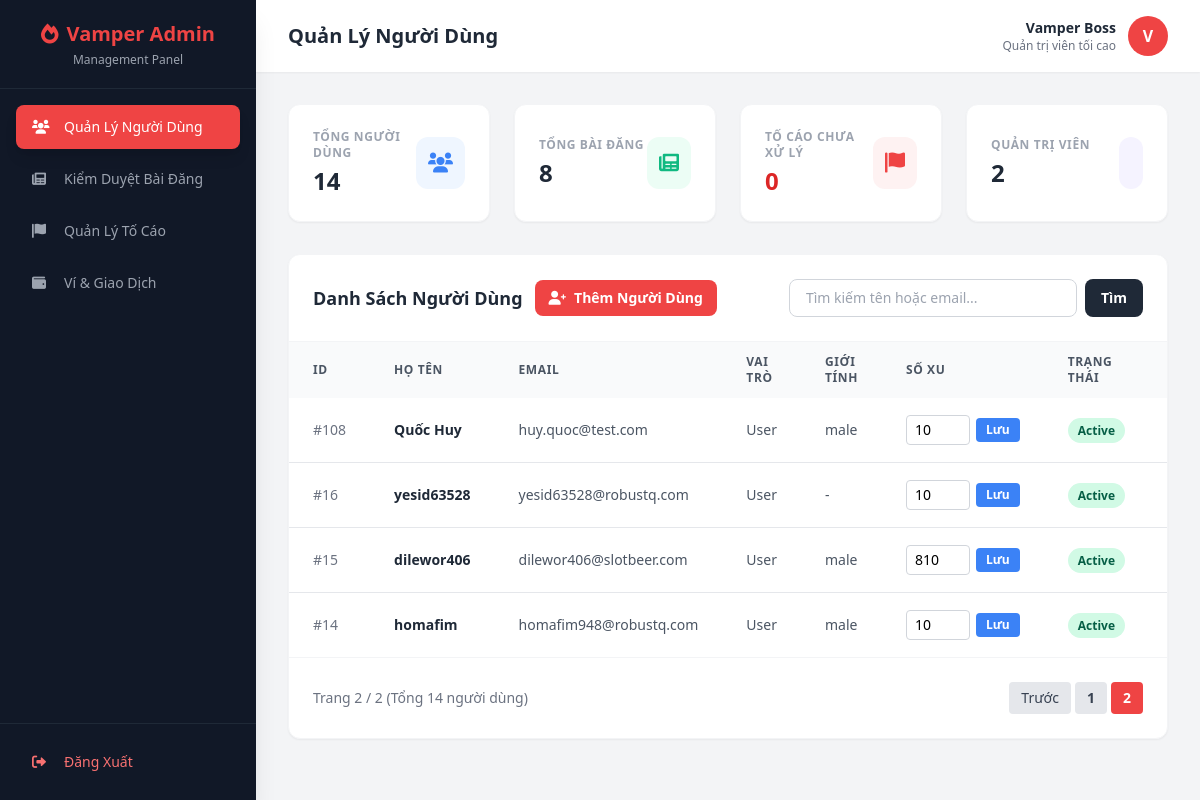
Page /backend_api/admin.php?tab=users&page=2 (signed in) on the committed database.
### tables this page shows
CREATE TABLE `users` (
  `id` int NOT NULL,
  `full_name` varchar(100) NOT NULL,
  `email` varchar(100) NOT NULL,
  `role` enum('user','admin') NOT NULL DEFAULT 'user',
  `password` varchar(255) NOT NULL,
  `phone` varchar(20) DEFAULT NULL,
  `gender` enum('male','female','other') DEFAULT NULL,
  `date_of_birth` date DEFAULT NULL,
  `bio` text,
  `profile_photo` varchar(255) DEFAULT NULL,
  `location` varchar(100) DEFAULT NULL,
  `latitude` decimal(10,8) DEFAULT NULL,
  `longitude` decimal(11,8) DEFAULT NULL,
  `is_verified` tinyint(1) NOT NULL DEFAULT '0',
  `email_verified` tinyint(1) NOT NULL DEFAULT '0',
  `coins` int DEFAULT '10',
  `is_active` tinyint(1) DEFAULT '1',
  `created_at` timestamp NOT NULL DEFAULT CURRENT_TIMESTAMP,
  `updated_at` timestamp NOT NULL DEFAULT CURRENT_TIMESTAMP ON UPDATE CURRENT_TIMESTAMP
);

### backend_api/admin.php (the view, shortened to what the rows shown need)
<?php
$host = "localhost";
$db_name = "vamper_social";
$username = "root";
$password = "";
try {
    $db = new PDO("mysql:host=$host;dbname=$db_name;charset=utf8mb4", $username, $password);
    $db->setAttribute(PDO::ATTR_ERRMODE, PDO::ERRMODE_EXCEPTION);
} catch (PDOException $e) {
    die("Database Connection Error: " . $e->getMessage());
}
$tab = $_GET['tab'] ?? 'users';
$search = trim($_GET['search'] ?? '');
$page = max(1, intval($_GET['page'] ?? 1));
$limit = 10;
$offset = ($page - 1) * $limit;
$error = '';
$isAdminLoggedIn = isset($_SESSION['admin_logged_in']) && $_SESSION['admin_logged_in'] === true;
?>
<!DOCTYPE html>
<html lang="vi">
<head>
    <link href="https://cdn.jsdelivr.net/npm/tailwindcss@2.2.19/dist/tailwind.min.css" rel="stylesheet">
    <link rel="stylesheet" href="https://cdnjs.cloudflare.com/ajax/libs/font-awesome/6.0.0/css/all.min.css">
</head>
<body class="bg-gray-100 font-sans">
<?php if (!$isAdminLoggedIn): ?>
    <div class="min-h-screen flex items-center justify-center bg-gradient-to-br from-pink-500 to-red-600 px-4">
        <div class="bg-white p-8 rounded-2xl shadow-2xl w-full max-w-md">
            <div class="text-center mb-8">
                <div class="inline-block p-3 bg-red-100 rounded-full text-red-500 text-3xl mb-3">
                    <i class="fa-solid fa-heart-pulse"></i>
                </div>
                <h1 class="text-2xl font-bold text-gray-800">Vamper Admin Portal</h1>
                <p class="text-gray-500 text-sm mt-1">Đăng nhập để quản lý hệ thống</p>
            </div>
            <?php if ($error): ?>
                <div class="mb-4 p-3 bg-red-50 border-l-4 border-red-500 text-red-700 text-sm rounded">
                    <?= htmlspecialchars($error) ?>
                </div>
            <?php endif; ?>
            <form method="POST" class="space-y-4">
                <div>
                    <label class="block text-gray-700 text-sm font-semibold mb-2">Email Admin</label>
                    <input type="email" name="email" required class="w-full px-4 py-3 border border-gray-300 rounded-lg focus:outline-none focus:ring-2 focus:ring-red-500 text-sm" placeholder="admin@vamper.com">
                </div>
                <div>
                    <label class="block text-gray-700 text-sm font-semibold mb-2">Mật khẩu</label>
                    <input type="password" name="password" required class="w-full px-4 py-3 border border-gray-300 rounded-lg focus:outline-none focus:ring-2 focus:ring-red-500 text-sm" placeholder="••••••••">
                </div>
                <button type="submit" name="login" class="w-full py-3 bg-red-500 text-white font-semibold rounded-lg shadow-md hover:bg-red-600 transition duration-200">
                    Đăng Nhập Quản Trị
                </button>
            </form>
        </div>
    </div>
<?php else:
    try {
        $db->exec("CREATE TABLE IF NOT EXISTS reports (
            id INT AUTO_INCREMENT PRIMARY KEY,
            reporter_id INT NOT NULL,
            target_type VARCHAR(50) DEFAULT 'post',
            target_id INT NOT NULL,
            reason VARCHAR(255) NOT NULL,
            description TEXT NULL,
            status VARCHAR(50) DEFAULT 'pending',
            created_at TIMESTAMP DEFAULT CURRENT_TIMESTAMP
        ) ENGINE=InnoDB DEFAULT CHARSET=utf8mb4 COLLATE=utf8mb4_unicode_ci;");
        $db->exec("CREATE TABLE IF NOT EXISTS settings (
            `key` VARCHAR(255) PRIMARY KEY,
            `value` TEXT NOT NULL
        ) ENGINE=InnoDB DEFAULT CHARSET=utf8mb4 COLLATE=utf8mb4_unicode_ci;");
        $db->exec("CREATE TABLE IF NOT EXISTS transactions (
            id INT AUTO_INCREMENT PRIMARY KEY,
            user_id INT NOT NULL,
            amount_usd DECIMAL(10,2) NOT NULL,
            coins INT NOT NULL,
            gateway VARCHAR(50) DEFAULT 'PayPal',
            status VARCHAR(50) DEFAULT 'completed',
            created_at TIMESTAMP DEFAULT CURRENT_TIMESTAMP
        ) ENGINE=InnoDB DEFAULT CHARSET=utf8mb4 COLLATE=utf8mb4_unicode_ci;");
    } catch (Exception $e) {}
    if ($search) {
        $countStmt = $db->prepare("SELECT COUNT(*) FROM users WHERE full_name LIKE :s OR email LIKE :s");
        $like = "%$search%";
        $countStmt->bindParam(':s', $like);
        $countStmt->execute();
        $totalUsers = $countStmt->fetchColumn();
        $stmtUsers = $db->prepare("SELECT id, full_name, email, role, gender, coins, is_active, created_at FROM users WHERE full_name LIKE :s OR email LIKE :s ORDER BY created_at DESC LIMIT :limit OFFSET :offset");
        $stmtUsers->bindValue(':s', $like, PDO::PARAM_STR);
        $stmtUsers->bindValue(':limit', $limit, PDO::PARAM_INT);
        $stmtUsers->bindValue(':offset', $offset, PDO::PARAM_INT);
        $stmtUsers->execute();
    } else {
        $stmtUsers = $db->prepare("SELECT id, full_name, email, role, gender, coins, is_active, created_at FROM users ORDER BY created_at DESC LIMIT :limit OFFSET :offset");
        $stmtUsers->bindValue(':limit', $limit, PDO::PARAM_INT);
        $stmtUsers->bindValue(':offset', $offset, PDO::PARAM_INT);
        $stmtUsers->execute();
    }
    $users = $stmtUsers->fetchAll(PDO::FETCH_ASSOC);
?>
    <div class="flex h-screen overflow-hidden bg-gray-100">
        <div id="sidebar" class="fixed inset-y-0 left-0 z-50 w-64 bg-gray-900 text-white flex flex-col shadow-xl transform -translate-x-full md:translate-x-0 md:static md:inset-auto transition duration-300 ease-in-out">
            <div class="p-5 text-center border-b border-gray-800 flex justify-between items-center md:block">
                <h2 class="text-xl font-bold text-red-500 flex items-center justify-center gap-2">
                    <i class="fa-solid fa-fire"></i> Vamper Admin
                </h2>
            </div>
        </div>
        <div class="flex-1 flex flex-col overflow-y-auto">
            <header class="bg-white shadow-sm px-4 md:px-8 py-4 flex justify-between items-center sticky top-0 z-30">
                <div class="flex items-center gap-3">
                    <h1 class="text-base md:text-xl font-bold text-gray-800 truncate">
                        <?= $tab === 'users' ? 'Quản Lý Người Dùng' : ($tab === 'posts' ? 'Kiểm Duyệt Bài Đăng' : ($tab === 'reports' ? 'Quản Lý Tố Cáo' : 'Ví & Giao Dịch Tài Chính')) ?>
                    </h1>
                </div>
            </header>
            <main class="p-4 md:p-8 flex-1">
                <?php if ($tab === 'users'): ?>
                    <div class="bg-white rounded-xl shadow-sm border border-gray-100 overflow-hidden mb-8">
                        <div class="overflow-x-auto">
                            <table class="w-full text-left border-collapse min-w-[800px]">
                                <thead>
                                    <tr class="bg-gray-50 text-gray-600 text-xs uppercase font-semibold tracking-wider">
                                        <th class="py-3 px-4 md:px-6">ID</th>
                                        <th class="py-3 px-4 md:px-6">Họ Tên</th>
                                        <th class="py-3 px-4 md:px-6">Email</th>
                                        <th class="py-3 px-4 md:px-6">Vai Trò</th>
                                        <th class="py-3 px-4 md:px-6">Giới Tính</th>
                                        <th class="py-3 px-4 md:px-6">Số Xu</th>
                                        <th class="py-3 px-4 md:px-6">Trạng Thái</th>
                                        <th class="py-3 px-4 md:px-6">Ngày Tạo</th>
                                    </tr>
                                </thead>
                                <tbody class="divide-y divide-gray-200 text-sm">
                                    <?php if (empty($users)): ?>
                                        <tr><td colspan="9" class="py-6 text-center text-gray-400">Không tìm thấy người dùng nào.</td></tr>
                                    <?php else: foreach ($users as $u):
                                        $statusBadge = $u['is_active'] == 1 ? '<span class="px-2.5 py-1 bg-green-100 text-green-800 rounded-full text-xs font-semibold">Active</span>' : '<span class="px-2.5 py-1 bg-red-100 text-red-800 rounded-full text-xs font-semibold">Banned</span>';
                                        $roleBadge = $u['role'] === 'admin' ? '<span class="px-2.5 py-1 bg-purple-100 text-purple-800 rounded-full text-xs font-semibold">Admin</span>' : '<span class="text-gray-600">User</span>';
                                    ?>
                                    <tr class="hover:bg-gray-50 transition">
                                        <td class="py-4 px-4 md:px-6 text-gray-500">#<?= $u['id'] ?></td>
                                        <td class="py-4 px-4 md:px-6 font-semibold text-gray-800"><?= htmlspecialchars($u['full_name'] ?? '') ?></td>
                                        <td class="py-4 px-4 md:px-6 text-gray-600"><?= htmlspecialchars($u['email']) ?></td>
                                        <td class="py-4 px-4 md:px-6"><?= $roleBadge ?></td>
                                        <td class="py-4 px-4 md:px-6 text-gray-600"><?= htmlspecialchars($u['gender'] ?? '-') ?></td>
                                        <td class="py-4 px-4 md:px-6">
                                            <form method="POST" class="flex items-center gap-1.5">
                                                <input type="number" name="coins" value="<?= intval($u['coins']) ?>" class="w-16 px-2 py-1 border border-gray-300 rounded text-sm focus:outline-none focus:ring-1 focus:ring-red-500">
                                                <button type="submit" class="px-2.5 py-1 bg-blue-500 text-white rounded text-xs font-semibold hover:bg-blue-600 transition">Lưu</button>
                                            </form>
                                        </td>
                                        <td class="py-4 px-4 md:px-6"><?= $statusBadge ?></td>
                                        <td class="py-4 px-4 md:px-6 text-gray-500 text-xs"><?= substr($u['created_at'], 0, 10) ?></td>
                                    </tr>
                                    <?php endforeach; endif; ?>
                                </tbody>
                            </table>
                        </div>
                    </div>
                <?php endif; ?>
            </main>
        </div>
    </div>
<?php endif; ?>
</body>
</html>

### rows in the picture
users: id "108", full_name "Quốc Huy", email "huy.quoc@test.com", role "User", gender "male", coins "10", is_active "Active"
users: id "16", full_name "yesid63528", email "yesid63528@robustq.com", role "User", gender "-", coins "10", is_active "Active"
users: id "15", full_name "dilewor406", email "dilewor406@slotbeer.com", role "User", gender "male", coins "810", is_active "Active"
users: id "14", full_name "homafim", email "homafim948@robustq.com", role "User", gender "male", coins "10", is_active "Active"

### other values in the picture
$_SESSION['admin_name'] "Vamper Boss"
substr($_SESSION['admin_name'], 0, 1) "V"
$stats['total_users'] "14"
$stats['total_posts'] "8"
$stats['pending_reports'] "0"
$stats['total_admins'] "2"
$page "2"
$totalPages "2"
$totalUsers "14"
